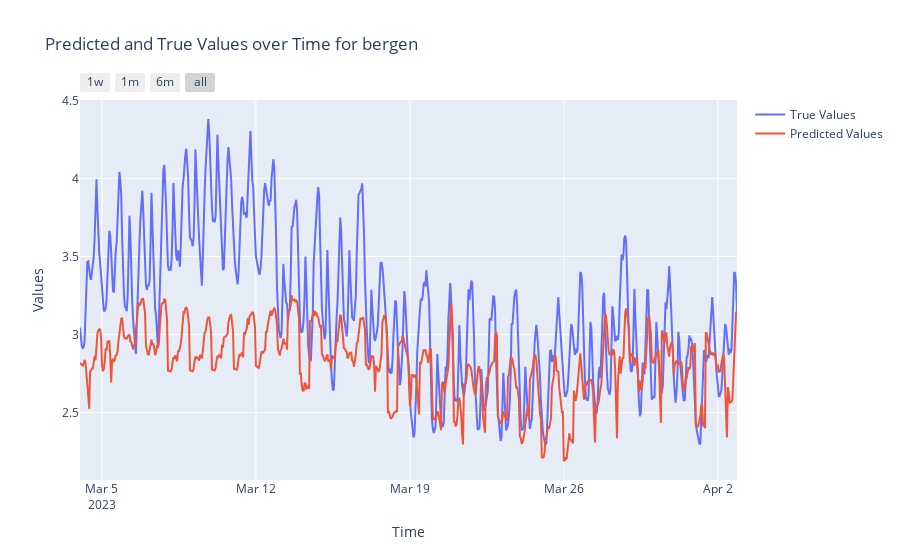
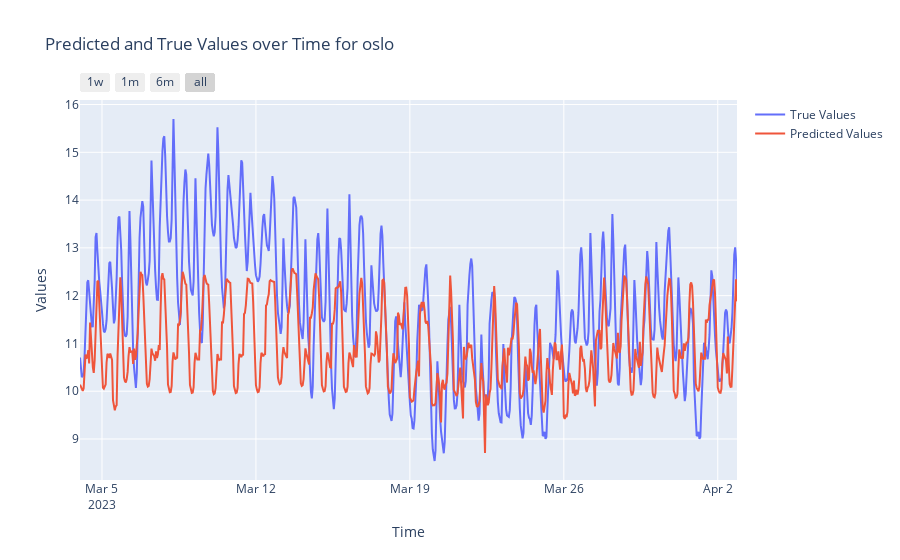
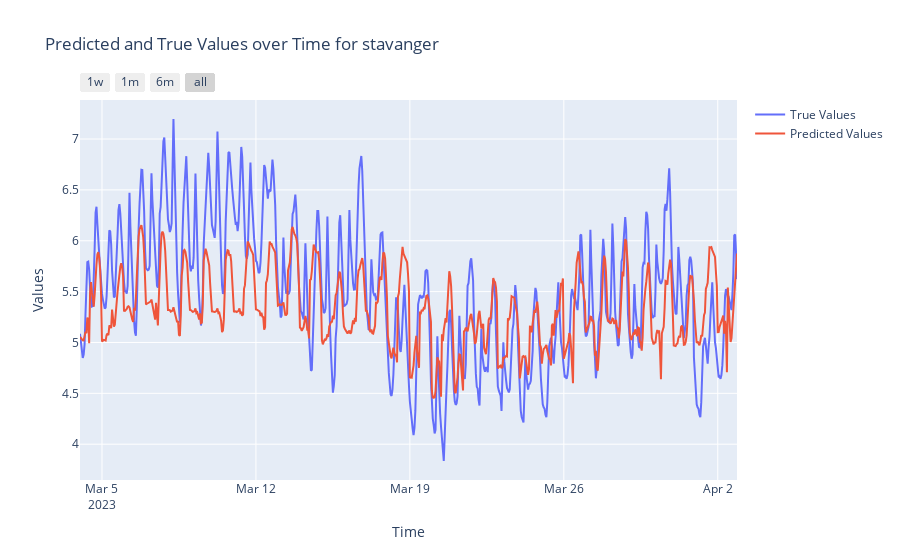
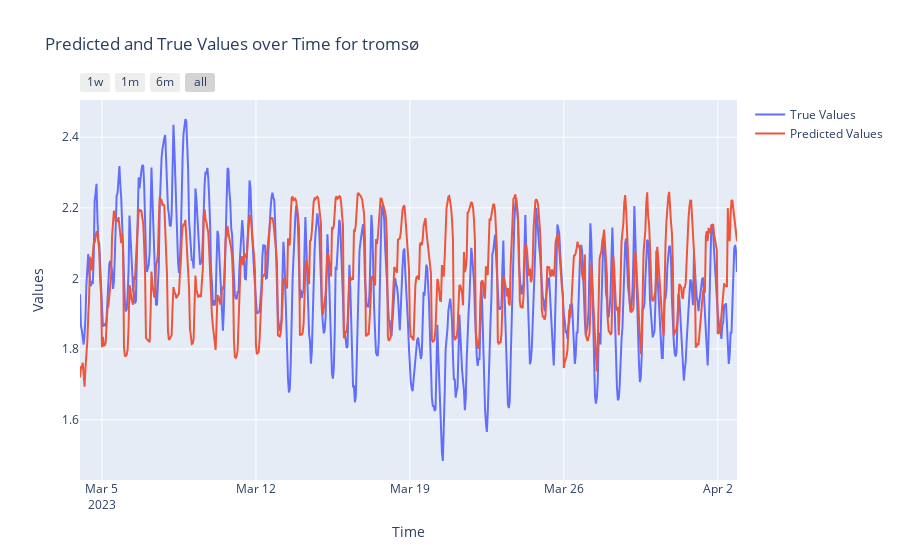

The cell these charts' notebook holds for them, in order:
### Code cell
import plotly.graph_objects as go

combined_individual_predictions = {}
for location in results_0_10.keys():
    combined_df = pd.concat([results_0_10[location], results_11_24[location]])
    combined_df = combined_df.sort_values(by='time')
    combined_individual_predictions[location] = combined_df


# Plot the results for each location
for location, subset_df in combined_individual_predictions.items():

    
    time = subset_df['time']
    true_values = subset_df['consumption']
    predicted_values = subset_df['prediction_label']
    errors = true_values - predicted_values
    absolute_percentage_errors = (np.abs(true_values - predicted_values) / true_values) * 100

    fig = go.Figure()

    # Add traces for true values, predicted values, and absolute percentage errors
    fig.add_trace(go.Scatter(x=time, y=true_values, mode='lines', name='True Values'))
    fig.add_trace(go.Scatter(x=time, y=predicted_values, mode='lines', name='Predicted Values'))

    # Update layout for better visualization
    fig.update_layout(
        title=f'Predicted and True Values over Time for {location}',
        xaxis_title='Time',
        yaxis_title='Values',
        xaxis=dict(
            rangeselector=dict(
                buttons=list([
                    dict(count=7, label="1w", step="day", stepmode="backward"),
                    dict(count=1, label="1m", step="month", stepmode="backward"),
                    dict(count=6, label="6m", step="month", stepmode="backward"),
                    dict(step="all")
                ])
            ),
            type="date"
        ),
        showlegend=True
    )

    fig.show()

### Figure 1 — Plotly figure (JSON) as saved in the notebook; plotly's stock layout.template omitted (floating-point values rounded to 4 significant figures; data arrays with more than 128 entries replaced by an {"elided": "..."} marker saying what was removed)
{"data": [{"mode": "lines", "name": "True Values", "type": "scatter", "x": {"elided": "718 str values"}, "y": {"elided": "718 float values"}}, {"mode": "lines", "name": "Predicted Values", "type": "scatter", "x": {"elided": "718 str values"}, "y": {"elided": "718 float values"}}], "layout": {"showlegend": true, "title": {"text": "Predicted and True Values over Time for bergen"}, "xaxis": {"rangeselector": {"buttons": [{"count": 7, "label": "1w", "step": "day", "stepmode": "backward"}, {"count": 1, "label": "1m", "step": "month", "stepmode": "backward"}, {"count": 6, "label": "6m", "step": "month", "stepmode": "backward"}, {"step": "all"}]}, "title": {"text": "Time"}, "type": "date"}, "yaxis": {"title": {"text": "Values"}}}}

### Figure 2 — Plotly figure (JSON) as saved in the notebook; plotly's stock layout.template omitted (floating-point values rounded to 4 significant figures; data arrays with more than 128 entries replaced by an {"elided": "..."} marker saying what was removed)
{"data": [{"mode": "lines", "name": "True Values", "type": "scatter", "x": {"elided": "718 str values"}, "y": {"elided": "718 float values"}}, {"mode": "lines", "name": "Predicted Values", "type": "scatter", "x": {"elided": "718 str values"}, "y": {"elided": "718 float values"}}], "layout": {"showlegend": true, "title": {"text": "Predicted and True Values over Time for oslo"}, "xaxis": {"rangeselector": {"buttons": [{"count": 7, "label": "1w", "step": "day", "stepmode": "backward"}, {"count": 1, "label": "1m", "step": "month", "stepmode": "backward"}, {"count": 6, "label": "6m", "step": "month", "stepmode": "backward"}, {"step": "all"}]}, "title": {"text": "Time"}, "type": "date"}, "yaxis": {"title": {"text": "Values"}}}}

### Figure 3 — Plotly figure (JSON) as saved in the notebook; plotly's stock layout.template omitted (floating-point values rounded to 4 significant figures; data arrays with more than 128 entries replaced by an {"elided": "..."} marker saying what was removed)
{"data": [{"mode": "lines", "name": "True Values", "type": "scatter", "x": {"elided": "718 str values"}, "y": {"elided": "718 float values"}}, {"mode": "lines", "name": "Predicted Values", "type": "scatter", "x": {"elided": "718 str values"}, "y": {"elided": "718 float values"}}], "layout": {"showlegend": true, "title": {"text": "Predicted and True Values over Time for stavanger"}, "xaxis": {"rangeselector": {"buttons": [{"count": 7, "label": "1w", "step": "day", "stepmode": "backward"}, {"count": 1, "label": "1m", "step": "month", "stepmode": "backward"}, {"count": 6, "label": "6m", "step": "month", "stepmode": "backward"}, {"step": "all"}]}, "title": {"text": "Time"}, "type": "date"}, "yaxis": {"title": {"text": "Values"}}}}

### Figure 4 — Plotly figure (JSON) as saved in the notebook; plotly's stock layout.template omitted (floating-point values rounded to 4 significant figures; data arrays with more than 128 entries replaced by an {"elided": "..."} marker saying what was removed)
{"data": [{"mode": "lines", "name": "True Values", "type": "scatter", "x": {"elided": "718 str values"}, "y": {"elided": "718 float values"}}, {"mode": "lines", "name": "Predicted Values", "type": "scatter", "x": {"elided": "718 str values"}, "y": {"elided": "718 float values"}}], "layout": {"showlegend": true, "title": {"text": "Predicted and True Values over Time for tromsø"}, "xaxis": {"rangeselector": {"buttons": [{"count": 7, "label": "1w", "step": "day", "stepmode": "backward"}, {"count": 1, "label": "1m", "step": "month", "stepmode": "backward"}, {"count": 6, "label": "6m", "step": "month", "stepmode": "backward"}, {"step": "all"}]}, "title": {"text": "Time"}, "type": "date"}, "yaxis": {"title": {"text": "Values"}}}}
